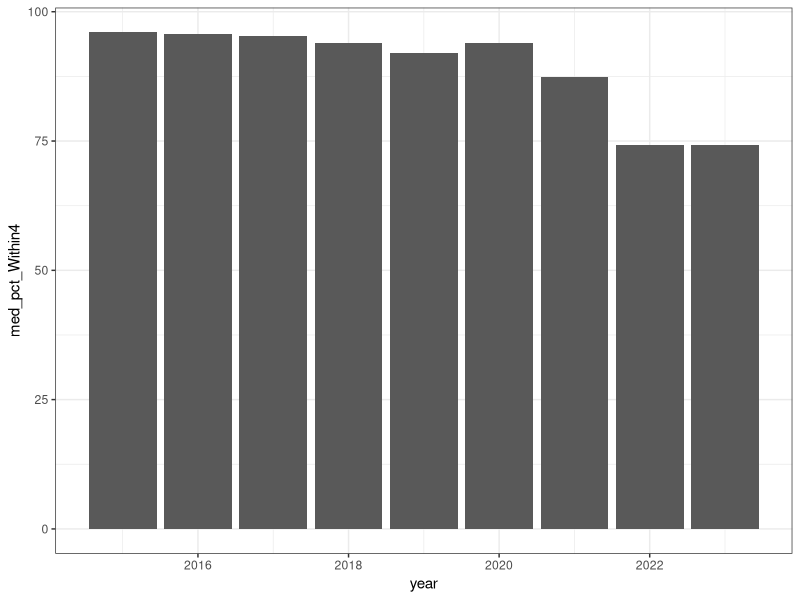
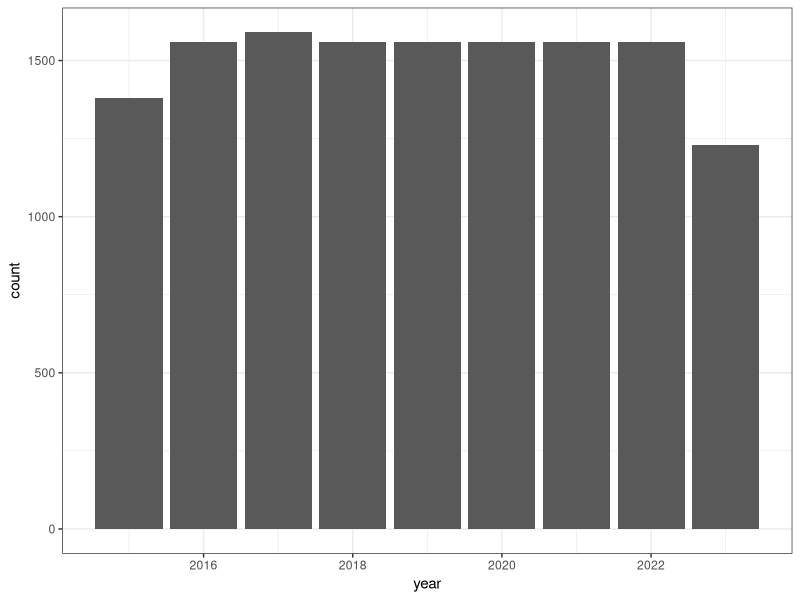
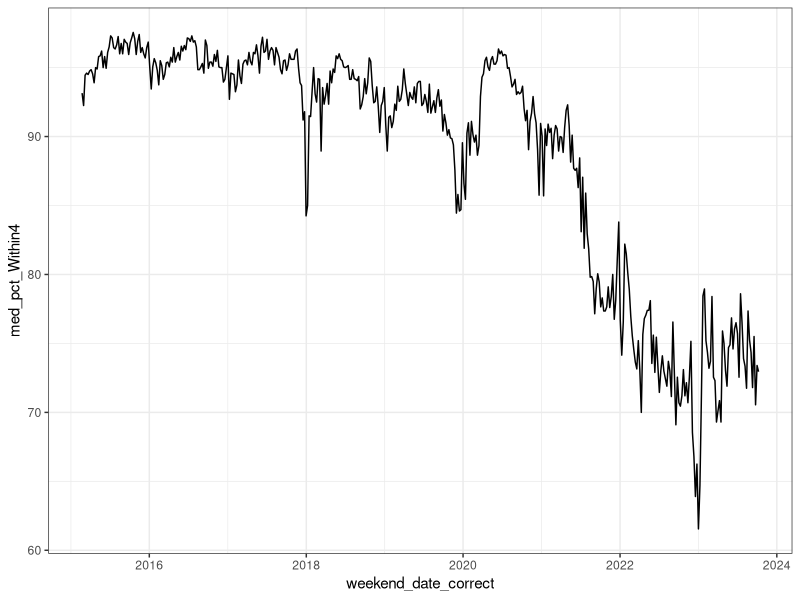
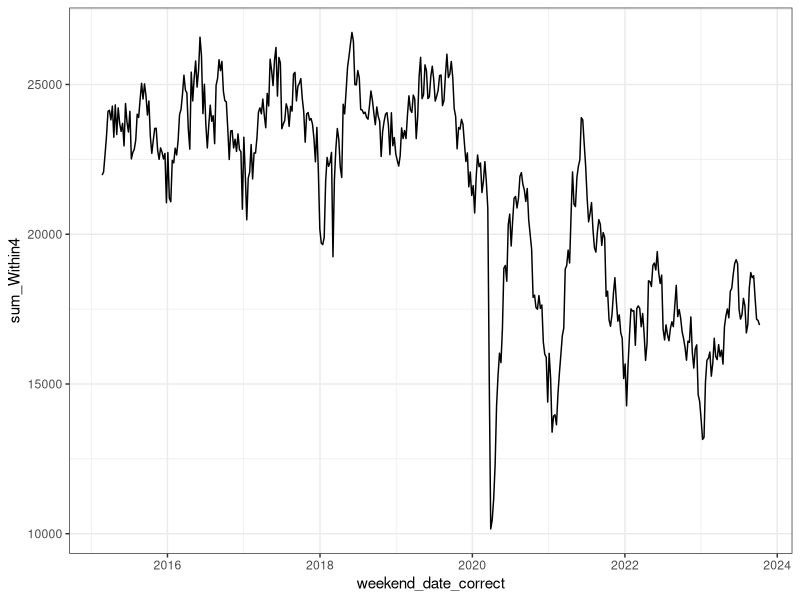
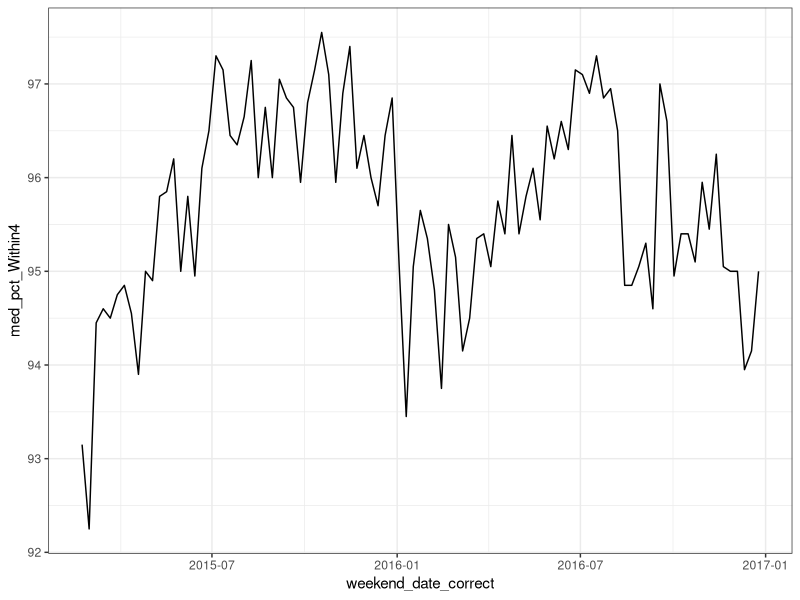
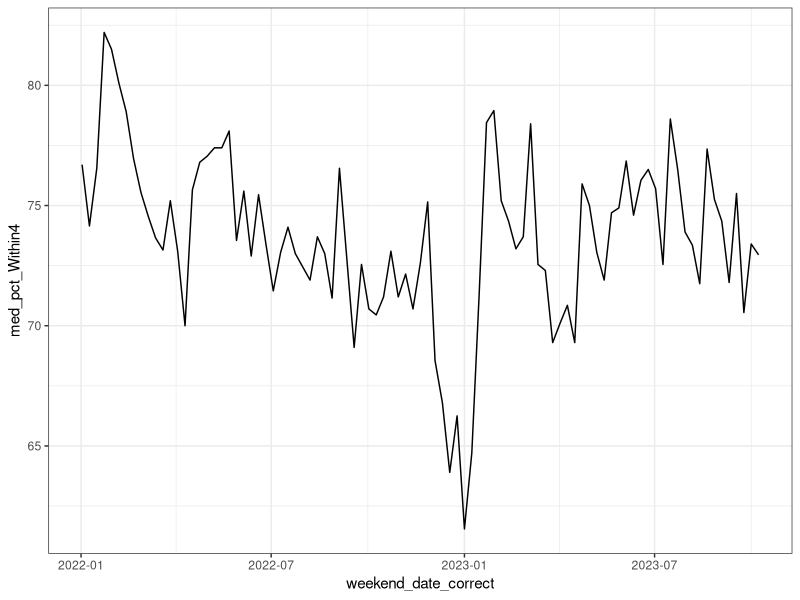

These charts were generated, in order, by the following R code:
## ---- chunk 1
knitr::opts_chunk$set(echo = TRUE)
## ---- chunk 2
library(tidyverse)
        
library(lubridate)
## ---- chunk 3
aANDe <- read_csv("data/a5f7ca94-c810-41b5-a7c9-25c18d43e5a4.csv")
## ---- chunk 4
unique(aANDe$DepartmentType)
unique(aANDe$Country)

 AandE <- aANDe %>% 
  mutate(
    weekend_date_correct = ymd(WeekEndingDate)
    ) %>% # Gets the date information for each observation into the datetime format
  select(-c(WeekEndingDate, DepartmentType, Country)
         ) # Removes irrelevant (superceded/the same for all observations) from the data set

unique(AandE$DepartmentType)
unique(AandE$Country) # Shows that these variables are the same for all observations
## ---- chunk 5
AandE %>% 
  group_by(TreatmentLocation) %>% 
  summarise(
    avg_pct_Within4 = mean(PercentageWithin4HoursEpisode),
    avg_pct_Over8 = mean(PercentageOver8HoursEpisode),
    avg_pct_Over12 = mean(PercentageOver12HoursEpisode)
    )
#It is evident that based on the location of the practice, the average amount of people that wait 4/8/12 hours vary drastically. Summarising this allows us to witness what the average amount of wait time is based on individual practice, over all weeks.

AandE %>% 
  mutate(year = year(weekend_date_correct)) %>%
  group_by(year) %>% 
  summarise( 
    med_pct_Within4 = median(PercentageWithin4HoursEpisode) ) %>% 
  ggplot( mapping = aes( x = year,
                         y = med_pct_Within4 
                         ) 
          ) + 
  geom_bar(stat='identity') + 
  theme_bw() # The median percentage seen to within 4 hours seems to decrease over time (especially after 2020) - Why?

AandE %>%
  mutate(year = year(weekend_date_correct)) %>%
  group_by(year) %>% 
  ggplot(
    mapping = aes(
      x = year
    )
    ) +
    geom_bar() +
      theme_bw() # We can see that there is an equivalent amount of observations for each complete year (2016-2022) in this data set; this is because the data was collected into weekly sets for roughly same group of A&Es, meaning that the number of observations was unlikely to change 
    
    
AandE %>%
  group_by(weekend_date_correct) %>% 
  summarise(
    med_pct_Within4 = median(PercentageWithin4HoursEpisode)
  ) %>%
  ggplot(
    mapping = aes(
      x = weekend_date_correct,
      y = med_pct_Within4
    ) 
  ) +
geom_freqpoly(stat="identity") +
  theme_bw() # Gives a more granular view of the trend seen before; the median percentage of attendances seen within 4 hours decreases particularly after 2020. It consistently has much lower values in 2022 and 2023, bottoming out around the beginning of 2023. 

AandE %>%
 group_by(weekend_date_correct) %>% 
  summarise(
    sum_Within4 = sum(NumberWithin4HoursEpisode)
  ) %>%
  ggplot(
    mapping = aes(
      x = weekend_date_correct,
      y = sum_Within4
    ) 
  ) +
geom_freqpoly(stat="identity") +
  theme_bw() # Shows a  more granular tabulation of waits under 4 hours, giving on a weekly basis. This allows us to see that the total number of visits under 4 hours has also decreased since the beginning of the data set, bottoming out in early-to-mid 2020 and staying chaotic but generally low until today. 

AandE %>%
  group_by(weekend_date_correct) %>% 
  filter(year(weekend_date_correct) <= 2016
  ) %>%
  summarise(
    med_pct_Within4 = median(PercentageWithin4HoursEpisode)
  ) %>%
  ggplot(
    mapping = aes(
      x = weekend_date_correct,
      y = med_pct_Within4
    ) 
  ) +
geom_freqpoly(stat="identity") +
  theme_bw() # Creates a version of the first frequency plot limited to 2015 and 2016 to see if the closure of certain A&Es during 2015 had an effect that would be more noticeable at this scale. Around that time, no significant decrease appears to occur.

AandE %>%
  group_by(weekend_date_correct) %>% 
  filter(year(weekend_date_correct) >= 2022
  ) %>%
  summarise(
    med_pct_Within4 = median(PercentageWithin4HoursEpisode)
  ) %>%
  ggplot(
    mapping = aes(
      x = weekend_date_correct,
      y = med_pct_Within4
    ) 
  ) +
geom_freqpoly(stat="identity") +
  theme_bw() # Creates a version of the first frequency plot limited to 2022 and 2023 to get a closer look at the minimum at the start of 2023. The surrounding weeks appear to have similarly low values, signifying that this especially low amount of attendances under 4 hours may have been part of some greater trend. 
  

  
